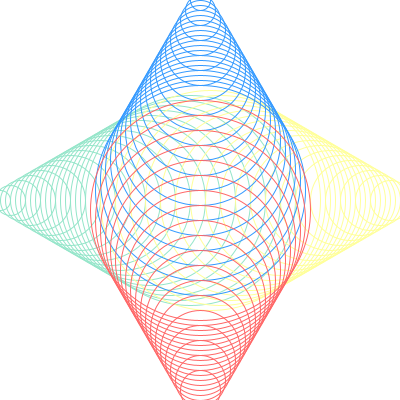
Frame 1 (no input)
Frame 60 (the mouse pressed at the canvas centre just before this capture): identical to frame 1, image omitted
Frame 120 (the mouse held since frame 60 and released just before this capture): identical to frame 1, image omitted

The Processing sketch that drew this single still picture (run headless with seeded random() and noise(); from frame 60 on, the mouse is pressed at the canvas centre):

// Processing sketch: processing_37349
// ── processing_37349.pde

//homework 4
//copyright Andrew Viny, Carnegie Mellon University, Sept 2011, Pittsburgh,Pa


int xCenter,yCenter,dia,yC,xC,col1,col2,col3,col4;
void setup()
{
  size(400,400);
  noFill();
  col1=color(148,229,201);
  col2=color(255,255,153);
  col3=color(51,153,255);
  col4=color(255,102,102);
}
void draw()
{ 
 
  xCenter = 0;
  yCenter = height/2;
  dia = 20;
  background (255);
  
  while(xCenter < width) {
    if (xCenter < width/2) {
     stroke(col1); 
     ellipse(xCenter,yCenter,dia,dia);
     dia = dia + 10;
     }
    else if  ( xCenter > width/2) {
      stroke(col2);
       ellipse(xCenter,yCenter,dia,dia);
     dia = dia - 10;
    }
    xCenter=xCenter+10;
    }
    
    xCenter = width/2;
    yCenter = 0;
    dia = 20;
  
  while(yCenter < height) {
    if (yCenter < height/2) {
     stroke(col3);
     ellipse(xCenter,yCenter,dia,dia);
     dia = dia + 10;
    } else if  ( yCenter > height/2) {
       stroke(col4);
       ellipse(xCenter,yCenter,dia,dia);
     dia = dia - 10;
    }
    yCenter=yCenter+10;
    }
}               
